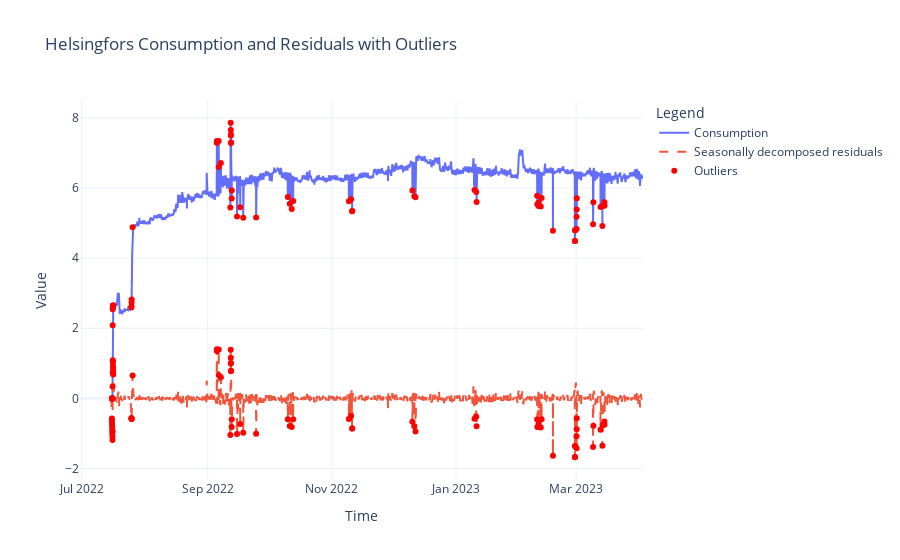

Notebook code cell kept with this figure:
### Markdown cell above
# Remove outliers

### Code cell
import plotly.graph_objects as go
from statsmodels.tsa.seasonal import seasonal_decompose

# Function to find outliers
def find_outliers(ts, window=40, sigma=4):
    rolling_mean = ts.rolling(window=window).mean()
    rolling_std = ts.rolling(window=window).std()
    outliers = np.abs(ts - rolling_mean) > (sigma * rolling_std)
    return outliers

# Plotting
for location in ["helsingfors"]:  # Assuming you have a list of locations
    city_data = data[data["location"] == location].copy()
    city_data = city_data.set_index('time')

    # Seasonal decomposition
    decomposition = seasonal_decompose(city_data['consumption'], model='additive', period=30)
    residuals = decomposition.resid

    # Find outliers
    outliers = (residuals > 0.6) | (residuals < -0.5)

    # Creating the figure
    fig = go.Figure()

    # Add traces for consumption and residuals
    fig.add_trace(go.Scatter(x=city_data.index, y=city_data['consumption'], mode='lines', name='Consumption'))
    fig.add_trace(go.Scatter(x=residuals.index, y=residuals, mode='lines', name='Seasonally decomposed residuals', line=dict(dash='dash')))

    # Add scatter trace for outliers
    fig.add_trace(go.Scatter(x=city_data.loc[outliers.index[outliers]].index, y=city_data.loc[outliers.index[outliers], 'consumption'], mode='markers', marker_color='red', name='Outliers'))
    fig.add_trace(go.Scatter(x=residuals.loc[outliers.index[outliers]].index, y=residuals.loc[outliers.index[outliers]], mode='markers', marker_color='red', showlegend=False))

    # Update layout
    fig.update_layout(title=f'{location.capitalize()} Consumption and Residuals with Outliers', xaxis_title='Time', yaxis_title='Value', legend_title="Legend", template="plotly_white")

    # Show plot
    fig.show()

### Figure 1 — Plotly figure (JSON) as saved in the notebook; plotly's stock layout.template omitted (floating-point values rounded to 4 significant figures; data arrays with more than 128 entries replaced by an {"elided": "..."} marker saying what was removed)
{"data": [{"mode": "lines", "name": "Consumption", "type": "scatter", "x": {"elided": "6289 str values"}, "y": {"elided": "6289 float values"}}, {"line": {"dash": "dash"}, "mode": "lines", "name": "Seasonally decomposed residuals", "type": "scatter", "x": {"elided": "6289 str values"}, "y": {"elided": "6289 float values"}}, {"marker": {"color": "red"}, "mode": "markers", "name": "Outliers", "type": "scatter", "x": ["2022-07-15T21:00:00", "2022-07-15T22:00:00", "2022-07-15T23:00:00", "2022-07-16T00:00:00", "2022-07-16T01:00:00", "2022-07-16T02:00:00", "2022-07-16T03:00:00", "2022-07-16T04:00:00", "2022-07-16T05:00:00", "2022-07-16T06:00:00", "2022-07-16T07:00:00", "2022-07-16T08:00:00", "2022-07-16T09:00:00", "2022-07-16T10:00:00", "2022-07-16T11:00:00", "2022-07-16T12:00:00", "2022-07-16T13:00:00", "2022-07-25T11:00:00", "2022-07-25T12:00:00", "2022-07-25T13:00:00", "2022-07-25T14:00:00", "2022-07-26T01:00:00", "2022-09-05T10:00:00", "2022-09-05T11:00:00", "2022-09-06T09:00:00", "2022-09-06T10:00:00", "2022-09-07T10:00:00", "2022-09-12T02:00:00", "2022-09-12T06:00:00", "2022-09-12T07:00:00", "2022-09-12T08:00:00", "2022-09-12T09:00:00", "2022-09-12T10:00:00", "2022-09-12T11:00:00", "2022-09-12T18:00:00", "2022-09-12T19:00:00", "2022-09-15T09:00:00", "2022-09-16T22:00:00", "2022-09-18T10:00:00", "2022-09-24T18:00:00", "2022-10-10T08:00:00", "2022-10-11T07:00:00", "2022-10-12T06:00:00", "2022-10-12T23:00:00", "2022-11-09T08:00:00", "2022-11-10T10:00:00", "2022-11-10T22:00:00", "2022-11-11T00:00:00", "2022-12-10T13:00:00", "2022-12-11T12:00:00", "2022-12-12T02:00:00", "2023-01-10T02:00:00", "2023-01-10T22:00:00", "2023-01-11T02:00:00", "2023-02-09T20:00:00", "2023-02-09T23:00:00", "2023-02-10T12:00:00", "2023-02-10T13:00:00", "2023-02-11T15:00:00", "2023-02-12T01:00:00", "2023-02-17T15:00:00", "2023-02-28T10:00:00", "2023-02-28T11:00:00", "2023-02-28T12:00:00", "2023-02-28T13:00:00", "2023-03-01T05:00:00", "2023-03-01T06:00:00", "2023-03-01T07:00:00", "2023-03-01T08:00:00", "2023-03-09T08:00:00", "2023-03-09T12:00:00", "2023-03-13T00:00:00", "2023-03-13T22:00:00", "2023-03-14T02:00:00", "2023-03-14T22:00:00", "2023-03-14T23:00:00"], "y": [0, 0, 0, 0, 0, 0, 0, 0, 0.339, 2.087, 2.541, 2.595, 2.645, 2.619, 2.641, 2.641, 2.655, 2.594, 2.634, 2.733, 2.822, 4.879, 7.288, 7.343, 7.338, 6.595, 6.712, 5.443, 7.86, 7.652, 7.499, 7.518, 7.283, 7.3, 5.701, 5.926, 5.19, 5.449, 5.151, 5.157, 5.745, 5.548, 5.4, 5.63, 5.623, 5.678, 5.337, 5.347, 5.931, 5.761, 5.735, 5.94, 5.889, 5.604, 5.782, 5.537, 5.487, 5.588, 5.47, 5.718, 4.783, 4.486, 4.487, 4.787, 4.801, 5.183, 4.83, 5.389, 5.705, 4.968, 5.591, 5.461, 4.913, 5.488, 5.592, 5.492]}, {"marker": {"color": "red"}, "mode": "markers", "showlegend": false, "type": "scatter", "x": ["2022-07-15T21:00:00", "2022-07-15T22:00:00", "2022-07-15T23:00:00", "2022-07-16T00:00:00", "2022-07-16T01:00:00", "2022-07-16T02:00:00", "2022-07-16T03:00:00", "2022-07-16T04:00:00", "2022-07-16T05:00:00", "2022-07-16T06:00:00", "2022-07-16T07:00:00", "2022-07-16T08:00:00", "2022-07-16T09:00:00", "2022-07-16T10:00:00", "2022-07-16T11:00:00", "2022-07-16T12:00:00", "2022-07-16T13:00:00", "2022-07-25T11:00:00", "2022-07-25T12:00:00", "2022-07-25T13:00:00", "2022-07-25T14:00:00", "2022-07-26T01:00:00", "2022-09-05T10:00:00", "2022-09-05T11:00:00", "2022-09-06T09:00:00", "2022-09-06T10:00:00", "2022-09-07T10:00:00", "2022-09-12T02:00:00", "2022-09-12T06:00:00", "2022-09-12T07:00:00", "2022-09-12T08:00:00", "2022-09-12T09:00:00", "2022-09-12T10:00:00", "2022-09-12T11:00:00", "2022-09-12T18:00:00", "2022-09-12T19:00:00", "2022-09-15T09:00:00", "2022-09-16T22:00:00", "2022-09-18T10:00:00", "2022-09-24T18:00:00", "2022-10-10T08:00:00", "2022-10-11T07:00:00", "2022-10-12T06:00:00", "2022-10-12T23:00:00", "2022-11-09T08:00:00", "2022-11-10T10:00:00", "2022-11-10T22:00:00", "2022-11-11T00:00:00", "2022-12-10T13:00:00", "2022-12-11T12:00:00", "2022-12-12T02:00:00", "2023-01-10T02:00:00", "2023-01-10T22:00:00", "2023-01-11T02:00:00", "2023-02-09T20:00:00", "2023-02-09T23:00:00", "2023-02-10T12:00:00", "2023-02-10T13:00:00", "2023-02-11T15:00:00", "2023-02-12T01:00:00", "2023-02-17T15:00:00", "2023-02-28T10:00:00", "2023-02-28T11:00:00", "2023-02-28T12:00:00", "2023-02-28T13:00:00", "2023-03-01T05:00:00", "2023-03-01T06:00:00", "2023-03-01T07:00:00", "2023-03-01T08:00:00", "2023-03-09T08:00:00", "2023-03-09T12:00:00", "2023-03-13T00:00:00", "2023-03-13T22:00:00", "2023-03-14T02:00:00", "2023-03-14T22:00:00", "2023-03-14T23:00:00"], "y": [-0.5732, -0.6456, -0.7287, -0.8077, -0.8961, -0.9874, -1.085, -1.182, -0.9326, 0.7257, 1.089, 1.066, 1.024, 0.9144, 0.8373, 0.7568, 0.6801, -0.5605, -0.589, -0.5819, -0.5763, 0.6519, 1.351, 1.406, 1.393, 0.6636, 0.6042, -1.04, 1.385, 1.158, 0.9951, 1.008, 0.7779, 0.7913, -0.8174, -0.5938, -1.011, -0.7263, -0.9753, -1.005, -0.5944, -0.7871, -0.8108, -0.5955, -0.5882, -0.5028, -0.8562, -0.8542, -0.6644, -0.7952, -0.9393, -0.5792, -0.5219, -0.7906, -0.6017, -0.8107, -0.815, -0.7305, -0.8295, -0.5935, -1.635, -1.677, -1.671, -1.364, -1.353, -1.079, -1.423, -0.8783, -0.5681, -1.386, -0.782, -0.895, -1.346, -0.7585, -0.6562, -0.7524]}], "layout": {"legend": {"title": {"text": "Legend"}}, "title": {"text": "Helsingfors Consumption and Residuals with Outliers"}, "xaxis": {"title": {"text": "Time"}}, "yaxis": {"title": {"text": "Value"}}}}
